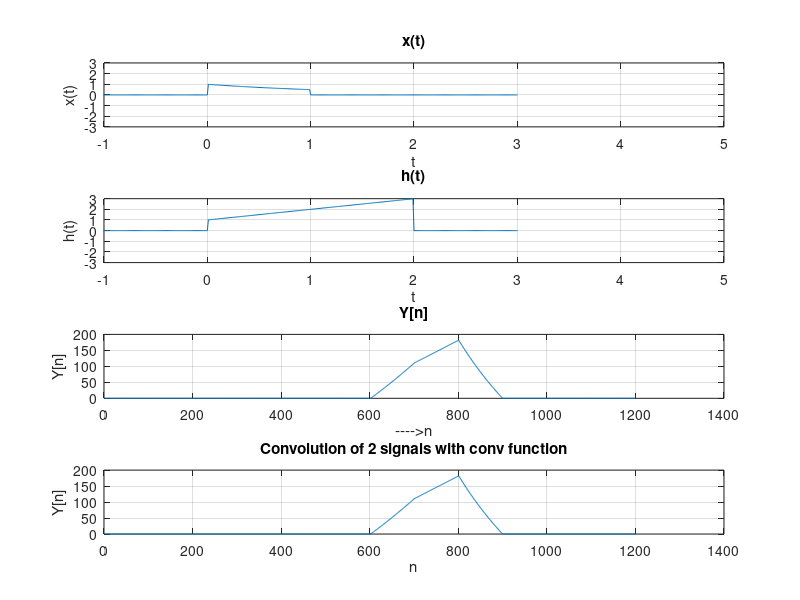

The MATLAB source for this figure:
clc
close all
clear all

t=-3:0.01:3;

x= exp(-0.7.*t).*(t>0 & t<1);
h= (1+t).*(t>0 & t<2);	

subplot(4,1,1);
plot(t,x);
axis([-1 5 -3 3]);
grid on;
title('x(t)');
xlabel('t');
ylabel('x(t)');

subplot(4,1,2);
plot(t,h);
axis([-1 5 -3 3]);
grid on;
title('h(t)');
xlabel('t');
ylabel('h(t)');

p=length(x);		
q=length(h);		
X= [x,zeros(1,q)];
H= [h,zeros(1,p)];

for n=1:p+q-1
    Y(n)=0;
    for k=1:q
        if(n-k+1)>0
            Y(n)=Y(n)+x(k).*H(n-k+1);
        else
        end
    end
end

subplot(4,1,3);
plot(Y);
title('Y[n]')
xlabel('---->n');
ylabel('Y[n]');
grid on

Z= conv(x,h);
subplot(4,1,4)
plot(Z);
xlabel('n');
ylabel('Y[n]');
title('Convolution of 2 signals with conv function')
grid on
